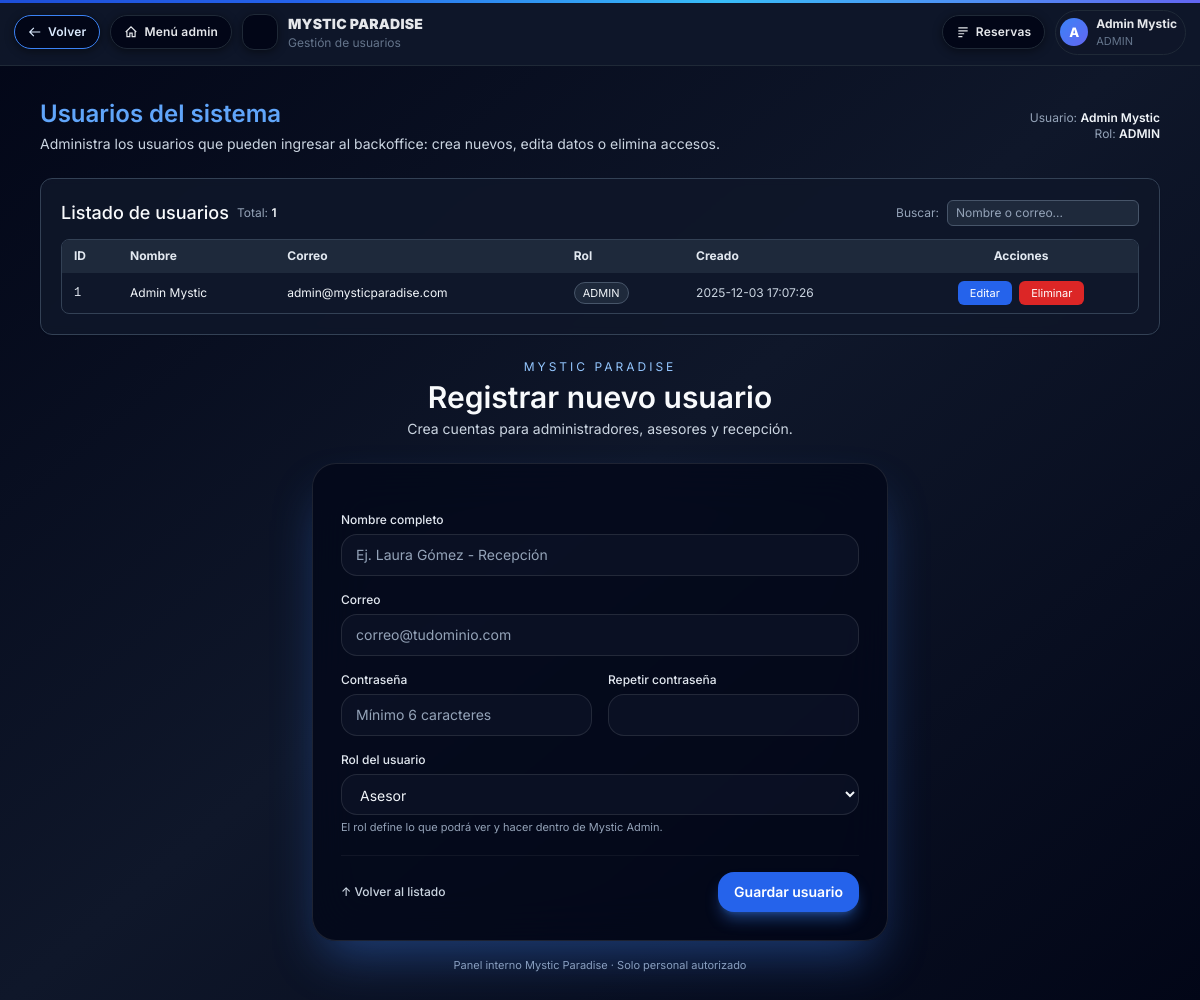
The page /Usuarios.php (signed in) on the database its author committed.
### tables this page shows
CREATE TABLE IF NOT EXISTS `usuarios` (
  `id_usuario` int(11) NOT NULL AUTO_INCREMENT,
  `nombre` varchar(100) NOT NULL,
  `email` varchar(150) NOT NULL,
  `password_hash` varchar(255) NOT NULL,
  `rol` enum('ASESOR','ADMIN','RECEPCION','OTRO') DEFAULT 'ASESOR',
  `creado_en` timestamp NOT NULL DEFAULT current_timestamp(),
  PRIMARY KEY (`id_usuario`),
  UNIQUE KEY `email` (`email`)
);

### Usuarios.php (the view, shortened to what this page needs)
<?php
$nombreUsuario = $_SESSION['nombre'] ?? 'Admin';
$rolUsuario    = $_SESSION['rol']    ?? 'ADMIN';
try {
    $pdo = conexion::getConexion();
    $pdo->setAttribute(PDO::ATTR_ERRMODE, PDO::ERRMODE_EXCEPTION);
} catch (PDOException $e) {
    die("Error de conexión: " . $e->getMessage());
}
$usuarios      = [];
try {
    $stmt = $pdo->query("
        SELECT id_usuario, nombre, email, rol, creado_en
        FROM usuarios
        ORDER BY creado_en DESC
    ");
    $usuarios = $stmt->fetchAll(PDO::FETCH_ASSOC);
} catch (PDOException $e) {
    $mensajeErr = "Error al cargar usuarios: " . $e->getMessage();
}
?>
<!DOCTYPE html>
<html lang="es">
<head>
  <script src="https://cdn.tailwindcss.com"></script>
  <link href="https://fonts.bunny.net/css?family=inter:400,500,600,700" rel="stylesheet" />
</head>
<body class="min-h-screen bg-gradient-to-br from-slate-950 via-slate-900 to-slate-950 text-slate-50">
  <header class="topbar">
    <div class="topbar-inner">
      <div class="brand">
        <a href="javascript:window.history.back();" class="btn-top btn-top-back" title="Volver a la pantalla anterior">
          <svg viewBox="0 0 24 24" fill="none" stroke="currentColor">
            <path stroke-width="2" d="M10 19l-7-7 7-7M3 12h18"/>
          </svg>
          Volver
        </a>
        <a href="admin_menu.php" class="btn-top" title="Ir al panel de administrador">
          <svg viewBox="0 0 24 24" fill="none" stroke="currentColor">
            <path stroke-width="2" d="M3 12l9-9 9 9M5 10v10h5v-6h4v6h5V10"/>
          </svg>
          Menú admin
        </a>
        <div class="brand-logo"></div>
        <div class="brand-text">
          <span class="brand-title">MYSTIC PARADISE</span>
          <span class="brand-sub">Gestión de usuarios</span>
        </div>
      </div>
      <div class="top-actions">
        <a href="../Vista/Ver_reservas.php" class="btn-top" title="Ver reservas">
          <svg viewBox="0 0 24 24" fill="none" stroke="currentColor">
            <path stroke-width="2" d="M4 5h16M4 10h16M4 15h10M4 20h7"/>
          </svg>
          Reservas
        </a>
        <div class="avatar-chip">
          <div class="avatar-circle">
            <?php
              $ini = mb_strtoupper(mb_substr($nombreUsuario,0,1,'UTF-8'),'UTF-8');
              echo htmlspecialchars($ini,ENT_QUOTES,'UTF-8');
            ?>
          </div>
          <div class="avatar-meta">
            <span class="avatar-name">
              <?= htmlspecialchars($nombreUsuario, ENT_QUOTES, 'UTF-8') ?>
            </span>
            <span class="avatar-role"><?= htmlspecialchars($rolUsuario, ENT_QUOTES, 'UTF-8') ?></span>
          </div>
        </div>
      </div>
    </div>
  </header>
  <div class="max-w-6xl mx-auto py-8 px-4 space-y-6">
    <div class="flex flex-col md:flex-row md:items-center md:justify-between gap-3 mb-2">
      <div>
        <h1 class="text-2xl font-semibold text-blue-400">Usuarios del sistema</h1>
        <p class="text-sm text-slate-300 mt-1">
          Administra los usuarios que pueden ingresar al backoffice: crea nuevos, edita datos o elimina accesos.
        </p>
      </div>
      <div class="flex flex-col items-end text-xs text-slate-400">
        <span>Usuario: <span class="text-slate-100 font-semibold"><?= htmlspecialchars($nombreUsuario, ENT_QUOTES, 'UTF-8') ?></span></span>
        <span>Rol: <span class="text-slate-100 font-semibold"><?= htmlspecialchars($rolUsuario, ENT_QUOTES, 'UTF-8') ?></span></span>
      </div>
    </div>
    <section id="lista-usuarios" class="rounded-xl border border-slate-700 bg-slate-900/90 backdrop-blur-sm p-5 shadow-sm space-y-3">
      <div class="flex flex-col md:flex-row md:items-center md:justify-between gap-3 mb-2">
        <div class="flex items-center gap-2">
          <h2 class="text-lg font-medium text-slate-50">Listado de usuarios</h2>
          <span class="text-xs text-slate-400">
            Total: <span class="font-semibold text-slate-100"><?= count($usuarios) ?></span>
          </span>
        </div>
        <div class="flex items-center gap-2">
          <label for="buscar-usuario" class="text-xs text-slate-400">Buscar:</label>
          <input
            id="buscar-usuario"
            type="text"
            placeholder="Nombre o correo..."
            class="w-48 rounded-md bg-slate-800 border border-slate-600 px-2 py-1 text-xs text-slate-100 placeholder-slate-400 focus:outline-none focus:ring-2 focus:ring-blue-500"
          >
        </div>
      </div>
      <?php if (empty($usuarios)): ?>
        <p class="text-sm text-slate-300">No hay usuarios registrados en el sistema.</p>
      <?php else: ?>
        <div class="rounded-lg border border-slate-700 bg-slate-900 text-xs max-h-96 overflow-y-auto">
          <table class="min-w-full" id="tabla-usuarios">
            <thead class="bg-slate-800 text-slate-200 sticky top-0 z-10">
              <tr>
                <th class="px-3 py-2 text-left">ID</th>
                <th class="px-3 py-2 text-left">Nombre</th>
                <th class="px-3 py-2 text-left">Correo</th>
                <th class="px-3 py-2 text-left">Rol</th>
                <th class="px-3 py-2 text-left">Creado</th>
                <th class="px-3 py-2 text-center">Acciones</th>
              </tr>
            </thead>
            <tbody>
              <?php foreach ($usuarios as $u): ?>
                <tr class="border-t border-slate-800 hover:bg-slate-900/70 fila-usuario">
                  <td class="px-3 py-2 font-mono text-slate-200">
                    <?= (int)$u['id_usuario'] ?>
                  </td>
                  <td class="px-3 py-2 text-slate-100 celda-nombre">
                    <?= htmlspecialchars($u['nombre'], ENT_QUOTES, 'UTF-8') ?>
                  </td>
                  <td class="px-3 py-2 text-slate-100 celda-correo">
                    <?= htmlspecialchars($u['email'], ENT_QUOTES, 'UTF-8') ?>
                  </td>
                  <td class="px-3 py-2">
                    <span class="inline-flex items-center rounded-full bg-slate-800 px-2 py-0.5 text-[11px] text-slate-100 border border-slate-600">
                      <?= htmlspecialchars($u['rol'], ENT_QUOTES, 'UTF-8') ?>
                    </span>
                  </td>
                  <td class="px-3 py-2 text-slate-300">
                    <?= htmlspecialchars($u['creado_en'], ENT_QUOTES, 'UTF-8') ?>
                  </td>
                  <td class="px-3 py-2 text-center">
                    <a href="usuarios.php?edit=<?= (int)$u['id_usuario'] ?>"
                       class="inline-flex items-center justify-center rounded-md bg-blue-600 hover:bg-blue-700 px-3 py-1 text-[11px] text-white mr-1">
                      Editar
                    </a>
                    <form method="post" class="inline-block"
                          onsubmit="return confirm('¿Seguro que deseas eliminar este usuario?');">
                      <button type="submit"
                              class="inline-flex items-center justify-center rounded-md bg-red-600 hover:bg-red-700 px-3 py-1 text-[11px] text-white">
                        Eliminar
                      </button>
                    </form>
                  </td>
                </tr>
              <?php endforeach; ?>
            </tbody>
          </table>
        </div>
      <?php endif; ?>
    </section>
    <section class="mt-4">
      <div class="min-h-[0] flex items-center justify-center px-0">
        <div class="w-full max-w-xl mx-auto">
          <div class="mb-6 text-center">
            <p class="text-xs uppercase tracking-[0.25em] text-blue-300 mb-1">Mystic Paradise</p>
            <h2 class="text-2xl sm:text-3xl font-semibold text-slate-50">
              Registrar nuevo usuario
            </h2>
            <p class="text-sm text-slate-300 mt-1">
              Crea cuentas para administradores, asesores y recepción.
            </p>
          </div>
          <div class="bg-slate-950/70 backdrop-blur-xl border border-white/10 shadow-2xl shadow-blue-500/40 rounded-3xl p-6 sm:p-7">
            <form method="post" action="usuarios.php" class="space-y-5">
              <div class="grid grid-cols-1 gap-4 sm:grid-cols-2">
                <div class="sm:col-span-2">
                  <label class="block text-xs font-medium text-slate-200 mb-1.5">
                    Nombre completo
                  </label>
                  <input
                    type="text"
                    name="nombre"
                    required
                    class="w-full rounded-2xl border border-white/10 bg-slate-900/60 px-3.5 py-2.5 text-sm text-slate-100 placeholder-slate-400 focus:outline-none focus:ring-2 focus:ring-blue-400/70 focus:border-blue-400/70"
                    placeholder="Ej. Laura Gómez - Recepción"
                  >
                </div>
                <div class="sm:col-span-2">
                  <label class="block text-xs font-medium text-slate-200 mb-1.5">
                    Correo
                  </label>
                  <input
                    type="email"
                    name="email"
                    required
                    class="w-full rounded-2xl border border-white/10 bg-slate-900/60 px-3.5 py-2.5 text-sm text-slate-100 placeholder-slate-400 focus:outline-none focus:ring-2 focus:ring-blue-400/70 focus:border-blue-400/70"
                    placeholder="correo@tudominio.com"
                  >
                </div>
                <div>
                  <label class="block text-xs font-medium text-slate-200 mb-1.5">
                    Contraseña
                  </label>
                  <input
                    type="password"
                    name="password"
                    required
                    minlength="6"
                    class="w-full rounded-2xl border border-white/10 bg-slate-900/60 px-3.5 py-2.5 text-sm text-slate-100 placeholder-slate-400 focus:outline-none focus:ring-2 focus:ring-blue-400/70 focus:border-blue-400/70"
                    placeholder="Mínimo 6 caracteres"
                  >
                </div>
                <div>
                  <label class="block text-xs font-medium text-slate-200 mb-1.5">
                    Repetir contraseña
                  </label>
                  <input
                    type="password"
                    name="password2"
                    required
                    minlength="6"
                    class="w-full rounded-2xl border border-white/10 bg-slate-900/60 px-3.5 py-2.5 text-sm text-slate-100 placeholder-slate-400 focus:outline-none focus:ring-2 focus:ring-blue-400/70 focus:border-blue-400/70"
                  >
                </div>
                <div class="sm:col-span-2">
                  <label class="block text-xs font-medium text-slate-200 mb-1.5">
                    Rol del usuario
                  </label>
                  <select
                    name="rol"
                    class="w-full rounded-2xl border border-white/10 bg-slate-900/60 px-3.5 py-2.5 text-sm text-slate-100 focus:outline-none focus:ring-2 focus:ring-blue-400/70 focus:border-blue-400/70"
                  >
                    <option value="ASESOR">Asesor</option>
                  </select>
                  <p class="mt-1 text-[11px] text-slate-400">
                    El rol define lo que podrá ver y hacer dentro de Mystic Admin.
                  </p>
                </div>
              </div>
              <div class="flex items-center justify-between pt-4 border-t border-white/5">
                <a href="#lista-usuarios"
                   class="inline-flex items-center gap-1.5 text-xs font-medium text-slate-300 hover:text-blue-300 transition">
                  ↑ Volver al listado
                </a>
                <button
                  type="submit"
                  class="inline-flex items-center gap-2 rounded-2xl bg-blue-600 px-4 py-2.5 text-xs sm:text-sm font-semibold text-white shadow-lg shadow-blue-500/40 hover:bg-blue-500 active:bg-blue-700 transition"
                >
                  Guardar usuario
                </button>
              </div>
            </form>
          </div>
          <p class="mt-4 text-center text-[11px] text-slate-400">
            Panel interno Mystic Paradise · Solo personal autorizado
          </p>
        </div>
      </div>
    </section>
  </div>
</body>
</html>

### Usuarios.php (style rules this page uses)
body { font-family: 'Inter', system-ui, -apple-system, BlinkMacSystemFont, sans-serif; }
:root { --ink:#e5e7eb; --muted:#9ca3af; --brand:#2563eb; --brand-2:#38bdf8; --brand-3:#6366f1; --shadow-1:0 2px 10px rgba(0,0,0,.45); --brand-grad: linear-gradient(120deg,#1d4ed8 0%,#2563eb 25%,#38bdf8 60%,#6366f1 100%); --brand-logo-url: url("https://i.ibb.co/tp96Q55N/LOGO-MYSTIC.png"); }
.topbar { position:sticky; top:0; z-index:40; background:rgba(15,23,42,.96); backdrop-filter: blur(16px); border-bottom:1px solid #1f2937; }
.topbar::before { content:""; position:absolute; inset:0 0 auto 0; height:3px; background:var(--brand-grad); }
.topbar-inner { max-width:1200px; margin:0 auto; padding:10px 14px; display:flex; align-items:center; justify-content:space-between; gap:12px; }
.brand { display:flex; align-items:center; gap:10px; flex-wrap:wrap; }
.brand-logo { width:36px; height:36px; border-radius:12px; border:1px solid #1f2937; background:#020617; box-shadow:var(--shadow-1); display:grid; place-items:center; overflow:hidden; }
.brand-logo::before { content:""; width:100%; height:100%; background-image:var(--brand-logo-url); background-size:contain; background-repeat:no-repeat; background-position:center; }
.brand-text { display:flex; flex-direction:column; }
.brand-title { font-weight:900; font-size:14px; letter-spacing:.2px; color:var(--ink); }
.brand-sub { font-size:12px; color:#64748b; }
.top-actions { display:flex; align-items:center; gap:10px; flex-wrap:wrap; }
.btn-top { border-radius:999px; padding:7px 13px; font-size:12px; font-weight:600; letter-spacing:.2px; border:1px solid #1f2937; background:#020617; color:var(--ink); box-shadow:var(--shadow-1); text-decoration:none; display:inline-flex; align-items:center; gap:6px; cursor:pointer; }
.btn-top svg { width:14px;height:14px; }
.btn-top-back { border-color:#3b82f6; color:#dbeafe; }
.avatar-chip { border-radius:999px; padding:4px 8px 4px 4px; border:1px solid #1f2937; background:rgba(15,23,42,.95); display:flex; align-items:center; gap:8px; }
.avatar-circle { width:28px;height:28px; border-radius:999px; background:linear-gradient(135deg,#3b82f6,#6366f1); display:grid;place-items:center; font-size:13px; font-weight:800; color:white; }
.avatar-meta { display:flex; flex-direction:column; }
.avatar-name { font-size:12px; font-weight:700; color:var(--ink); }
.avatar-role { font-size:11px; color:#64748b; }

### rows shown on the page
usuarios: id_usuario "1", nombre "Admin Mystic", email "admin@mysticparadise.com", rol "ADMIN", creado_en "2025-12-03 17:07:26"

### other values the page prints
$ini "A"
$nombreUsuario "Admin Mystic"
$rolUsuario "ADMIN"
count($usuarios) "1"
